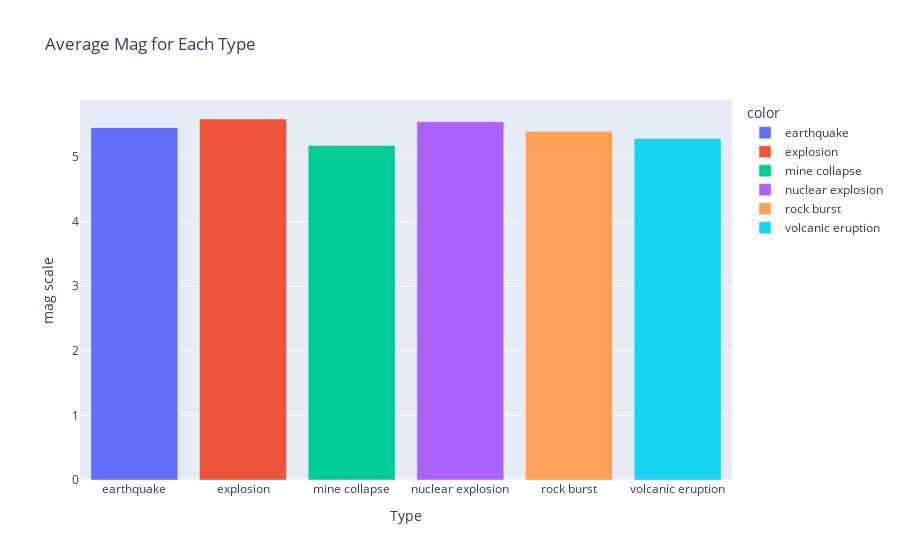

Write notebook code for a chart like this one.
### Code cell
fig=px.bar(x=df.groupby('type')['mag'].mean().index,y=df.groupby('type')['mag'].mean().values,color=df.groupby('type')['mag'].mean().index,title='Average Mag for Each Type')
fig.update_layout(
    xaxis_title='Type',
    yaxis_title='mag scale'
)
fig.show()

### Figure 1 — Plotly figure (JSON) as saved in the notebook; plotly's stock layout.template omitted (floating-point values rounded to 4 significant figures)
{"data": [{"alignmentgroup": "True", "hovertemplate": "color=earthquake<br>x=%{x}<br>y=%{y}<extra></extra>", "legendgroup": "earthquake", "marker": {"color": "#636efa", "pattern": {"shape": ""}}, "name": "earthquake", "offsetgroup": "earthquake", "orientation": "v", "showlegend": true, "textposition": "auto", "type": "bar", "x": ["earthquake"], "xaxis": "x", "y": [5.456], "yaxis": "y"}, {"alignmentgroup": "True", "hovertemplate": "color=explosion<br>x=%{x}<br>y=%{y}<extra></extra>", "legendgroup": "explosion", "marker": {"color": "#EF553B", "pattern": {"shape": ""}}, "name": "explosion", "offsetgroup": "explosion", "orientation": "v", "showlegend": true, "textposition": "auto", "type": "bar", "x": ["explosion"], "xaxis": "x", "y": [5.59], "yaxis": "y"}, {"alignmentgroup": "True", "hovertemplate": "color=mine collapse<br>x=%{x}<br>y=%{y}<extra></extra>", "legendgroup": "mine collapse", "marker": {"color": "#00cc96", "pattern": {"shape": ""}}, "name": "mine collapse", "offsetgroup": "mine collapse", "orientation": "v", "showlegend": true, "textposition": "auto", "type": "bar", "x": ["mine collapse"], "xaxis": "x", "y": [5.18], "yaxis": "y"}, {"alignmentgroup": "True", "hovertemplate": "color=nuclear explosion<br>x=%{x}<br>y=%{y}<extra></extra>", "legendgroup": "nuclear explosion", "marker": {"color": "#ab63fa", "pattern": {"shape": ""}}, "name": "nuclear explosion", "offsetgroup": "nuclear explosion", "orientation": "v", "showlegend": true, "textposition": "auto", "type": "bar", "x": ["nuclear explosion"], "xaxis": "x", "y": [5.549], "yaxis": "y"}, {"alignmentgroup": "True", "hovertemplate": "color=rock burst<br>x=%{x}<br>y=%{y}<extra></extra>", "legendgroup": "rock burst", "marker": {"color": "#FFA15A", "pattern": {"shape": ""}}, "name": "rock burst", "offsetgroup": "rock burst", "orientation": "v", "showlegend": true, "textposition": "auto", "type": "bar", "x": ["rock burst"], "xaxis": "x", "y": [5.4], "yaxis": "y"}, {"alignmentgroup": "True", "hovertemplate": "color=volcanic eruption<br>x=%{x}<br>y=%{y}<extra></extra>", "legendgroup": "volcanic eruption", "marker": {"color": "#19d3f3", "pattern": {"shape": ""}}, "name": "volcanic eruption", "offsetgroup": "volcanic eruption", "orientation": "v", "showlegend": true, "textposition": "auto", "type": "bar", "x": ["volcanic eruption"], "xaxis": "x", "y": [5.289], "yaxis": "y"}], "layout": {"barmode": "relative", "legend": {"title": {"text": "color"}, "tracegroupgap": 0}, "title": {"text": "Average Mag for Each Type"}, "xaxis": {"anchor": "y", "domain": [0, 1], "title": {"text": "Type"}}, "yaxis": {"anchor": "x", "domain": [0, 1], "title": {"text": "mag scale"}}}}
